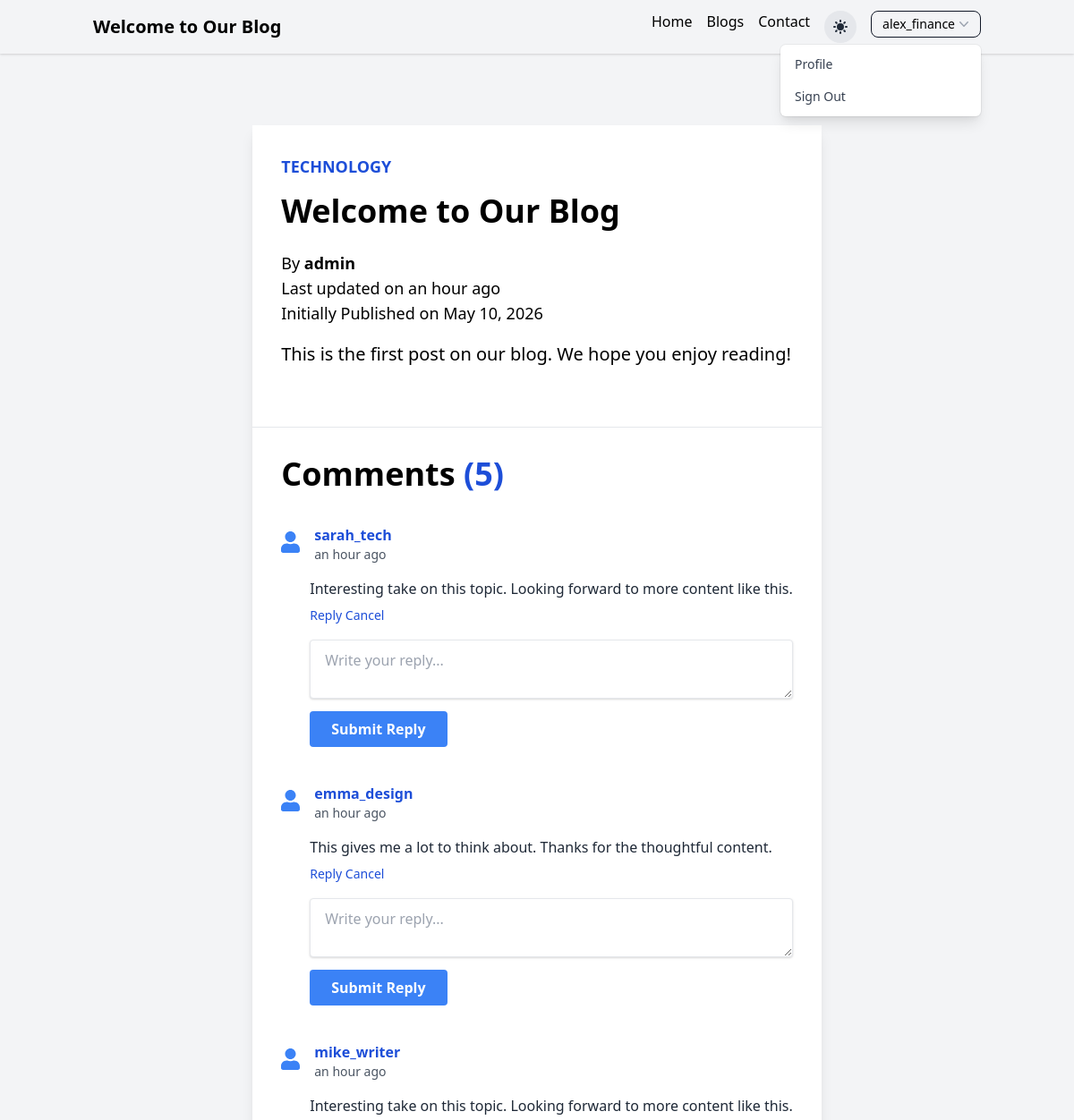
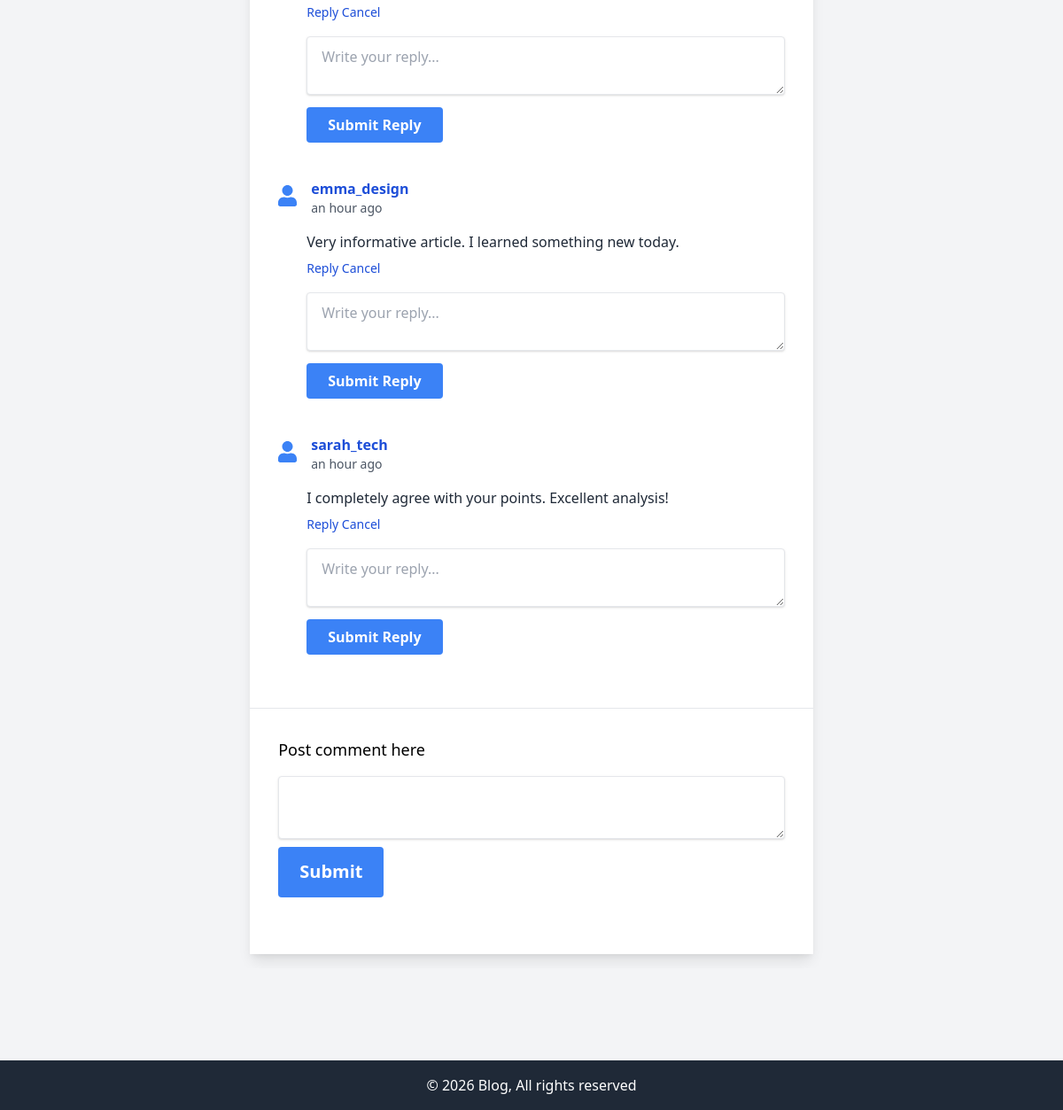
Screenshot of /blog/blogpost/welcome-to-our-blog/ (signed in) with the database file from the repository (2 pictures, top to bottom).
### blog/models.py (models this page shows, shortened)
class Post(models.Model):
    b_no = models.AutoField(primary_key=True)
    title = models.CharField(max_length=200)
    slug = models.SlugField(unique=True, blank=True)
    content = models.TextField()
    author = models.ForeignKey(User, on_delete=models.CASCADE)
    created_at = models.DateTimeField(auto_now_add=True)
    updated_at = models.DateTimeField(auto_now=True)
    category = models.CharField(max_length=50)

class Comment(models.Model):
    c_no = models.AutoField(primary_key=True)
    post = models.ForeignKey(Post, on_delete=models.CASCADE)
    content = models.TextField()
    user = models.ForeignKey(User, on_delete=models.CASCADE)
    parent = models.ForeignKey('self', on_delete=models.CASCADE, null=True)
    created_at = models.DateTimeField(auto_now_add=True)

### blog/views.py (the view)
# urls.py: path('blogpost/<slug:slug>/', views.singleb, name='singleb_slug'),
def singleb(request, slug):
  post = Post.objects.get(slug=slug)
  comments = Comment.objects.filter(post=post, parent = None)
  counts = Comment.objects.filter(post=post).count()
  comment_dict = {}
  for comment in comments:
      comment_dict[comment] = Comment.objects.filter(parent=comment)
  contents = {
      'post': post,
      'comment_dict': comment_dict,
      'user': request.user,
      'counts': counts,
  }
  return render(request, 'blog/singleb.html', contents)

### templates/blog/singleb.html (shortened to what this page needs)
{% extends 'boilerplate.html'%}
{% block header %}{{post.title}}{% endblock %}
{% block main %}
{% load humanize %}
<div class="container mx-auto sm:px-4 py-8 px-0">
    <section class="w-full flex flex-col items-center px-0 overflow-x-hidden">
        <article class="flex flex-col bg-white dark:bg-gray-500 shadow-lg my-4 max-w-full lg:max-w-2xl xl:max-w-3xl mx-auto">
            <div class="flex flex-col justify-between sm:p-8 p-1 h-full">
                <a href="#" class="text-blue-700 text-lg font-bold uppercase pb-4">{{ post.category }}</a>
                <h1 class="text-4xl font-extrabold hover:text-gray-700 pb-6">{{ post.title }}</h1>
                <p class="text-lg pb-4">
                    By <a href="#" class="font-semibold hover:text-gray-800">{{ post.author.username }}</a> <br>
                    Last updated on {{ post.updated_at| naturaltime }} <br>
                    Initially Published on {{ post.created_at|date:"M d, Y" }}
                </p>
                <div class="text-xl text-justify leading-relaxed pb-8">
                    {{ post.content|safe }}
                </div>
            </div>
            <hr>
            <div class="flex flex-col justify-between sm:p-8 p-1 h-full">
                <h1 class="text-4xl font-extrabold hover:text-gray-700 pb-6">Comments
                    {% if counts > 0 %}
                        <span class='font-semibold text-blue-700'>({{ counts }})</span>
                    {% endif %}
                </h1>
                {% for comment, replies in comment_dict.items %}
                <div class="flex flex-col space-y-2 my-3">
                    <div class="flex items-center">
                        <div class="flex-shrink-0">
                            <i class="fas fa-user text-blue-500 text-2xl"></i>
                        </div>
                        <div class="ml-4">
                            <p class="font-bold text-blue-700">{{ comment.user.username }}</p>
                            <p class="text-sm text-gray-600">{{ comment.created_at|naturaltime }}</p>
                        </div>
                    </div>
                    <div class="ml-8">
                        <p class="mt-2 text-gray-800">{{ comment.content }}</p>
                        <button @click="open = !open" class="mt-2 text-sm text-blue-700 hover:underline">
                            <span x-show="!open">Reply</span>
                            <span x-show="open">Cancel</span>
                        </button>
                        <div x-show="open" class="mt-4 space-y-4">
                            {% if user.is_authenticated %}
                            <form action="{% url 'blog:comment' %}" method="post">
                                <textarea id="content" name="content" class="shadow appearance-none border rounded w-full py-3 px-4 text-gray-700 leading-tight focus:outline-none focus:shadow-outline" placeholder="Write your reply..." required></textarea>
                                <button type="submit" class="bg-blue-500 hover:bg-blue-700 text-white font-bold py-2 px-6 rounded focus:outline-none focus:shadow-outline mt-2">
                                    Submit Reply
                                </button>
                            </form>
                            {% else %}
                                <div>
                                    <p class="text-sm text-center pb-4">
                                        Please <a href="{% url 'home:login' %}" class="font-semibold hover:text-gray-800">login</a> to reply comments
                                    </p>
                                </div>
                            {% endif %}
                        </div>
                    </div>
                </div>
                {% endfor %}
            </div>
            <hr>
            <div class="flex flex-col justify-between sm:p-8 p-1 h-full">
                {% if user.is_authenticated %}
                    <p class="text-lg pb-4">
                        Post comment here
                    </p>
                    <div class="text-xl text-justify leading-relaxed pb-8">
                        <form action = "{% url 'blog:comment' %}" method='post'>
                            <textarea id="content" name="content" class="dark:bg-gray-600 shadow appearance-none border rounded w-full py-3 px-4 text-gray-700 text-lg leading-tight focus:outline-none focus:shadow-outline" required></textarea>
                                <button type="submit" class="bg-blue-500 hover:bg-blue-700 text-white font-bold py-3 px-6 rounded focus:outline-none focus:shadow-outline">Submit</button>
                        </form>
                    </div>
                {% else %}
                    <div>
                        <h4 class="text-lg text-center pb-4">
                            Please <a href="{% url 'home:login' %}" class="font-semibold hover:text-gray-800">login</a> to comment
                        </h4>
                    </div>
                {% endif %}
            </div>
        </article>
    </section>
</div>
{% endblock %}

### templates/boilerplate.html (shortened to what this page needs)
<!DOCTYPE html>
<html lang="en" x-data="{ open: false }" x-init="() => { open = false; }">
<head>
    <link href="https://cdn.jsdelivr.net/npm/tailwindcss@2.2.19/dist/tailwind.min.css" rel="stylesheet">
</head>
<body class="bg-gray-100 dark:bg-gray-800 dark:text-white flex flex-col min-h-screen" style='cursor: default;'>
    <nav class="dark:bg-gray-900 dark:text-white shadow">
        <div class="container mx-auto px-4 py-3">
            <div class="flex justify-between items-center">
                <a href="{% block header_url %}{% endblock %}" class="text-xl font-bold dark:text-light">
                    {% block header %}{% endblock %}
                </a>
                <ul class="hidden lg:flex space-x-4">
                    <li>
                        <a href="{% url 'home:index' %}" class="hover:text-gray-600 dark:hover:text-gray-200 {% block homeactive %}{% endblock %}">Home</a>
                    </li>
                    <li>
                        <a href="{% url 'blog:blogindex' %}" class="hover:text-gray-600 dark:hover:text-gray-200 {% block blogactive %}{% endblock %}">Blogs</a>
                    </li>
                    <li>
                        <a href="{% url 'home:contact' %}" class="hover:text-gray-600 dark:hover:text-gray-200 {% block contactactive %}{% endblock %}">Contact</a>
                    </li>
                    <li>
                        <button id="theme-toggle" class="p-2 rounded-full bg-gray-200 dark:bg-gray-700 hover:bg-gray-300 dark:hover:bg-gray-600 transition-colors">
                        </button>
                    </li>
                    <li>
                        {% if user.is_authenticated %}
                        <div x-data="{ open: false }" class="relative inline-block text-left">
                            <div>
                                <button @click="open = !open" type="button" class="inline-flex dark:text-white bg-grey-200 hover:bg-gray-300 border border-gray-900 rounded-lg text-sm px-3 font-medium py-1 inline-block">
                                    {{ user.username }}
                                    <svg class="-mr-1 h-5 w-5 text-gray-400" viewBox="0 0 20 20" fill="currentColor" aria-hidden="true">
                                        <path fill-rule="evenodd" d="M5.23 7.21a.75.75 0 011.06.02L10 11.168l3.71-3.938a.75.75 0 111.08 1.04l-4.25 4.5a.75.75 0 01-1.08 0l-4.25-4.5a.75.75 0 01.02-1.06z" clip-rule="evenodd" />
                                    </svg>
                                </button>
                            </div>
                            <div x-show="open" @click.outside="open = false" class="absolute right-0 z-10 mt-2 w-56 origin-top-right rounded-md bg-white shadow-lg ring-1 ring-black ring-opacity-5 focus:outline-none" role="menu" aria-orientation="vertical" aria-labelledby="menu-button" tabindex="-1"
                                x-transition:enter="transition ease-out duration-100 transform"
                                x-transition:enter-start="opacity-0 scale-95"
                                x-transition:enter-end="opacity-100 scale-100"
                                x-transition:leave="transition ease-in duration-75 transform"
                                x-transition:leave-start="opacity-100 scale-100"
                                x-transition:leave-end="opacity-0 scale-95">
                                <div class="py-1" role="none">
                                    <a href="{% url 'home:profile' %}" class="block px-4 py-2 text-sm text-gray-700 hover:bg-gray-100 dark:text-gray-200 dark:hover:bg-gray-600" role="menuitem" tabindex="-1">Profile</a>
                                    <a href="{% url 'home:logout' %}" class="block px-4 py-2 text-sm text-gray-700 hover:bg-gray-100 dark:text-gray-200 dark:hover:bg-gray-600" role="menuitem" tabindex="-1">Sign Out</a>
                                </div>
                            </div>
                        </div>
                        {% else %}
                        <a href="{% url 'home:login' %}" class="text-white bg-blue-700 hover:bg-blue-800 rounded-lg text-sm px-3 font-medium py-1 inline-block">Sign In</a>
                        <a href="{% url 'home:signup' %}" class="text-white bg-blue-700 hover:bg-blue-800 rounded-lg text-sm px-3 font-medium py-1 inline-block">Sign Up</a>
                        {% endif %}
                    </li>
                </ul>
            </div>
        </div>
    </nav>
    <main class="flex-grow container mx-auto px-4 py-8">
        {% block main %}{% endblock %}
    </main>
    <footer class="bg-gray-800 text-white mt-10 py-4">
        <div class="container mx-auto text-center">
            <p>© {% now "Y" %} Blog, All rights reserved</p>
        </div>
    </footer>
</body>
</html>

### rows the page displays
Post: title "Welcome to Our Blog", category "TECHNOLOGY", author.username "admin", updated_at "an hour ago", created_at "May 10, 2026", content "This is the first post on our blog. We hope you enjoy reading!"
Comment: user.username "sarah_tech", created_at "an hour ago", content "Interesting take on this topic. Looking forward to more content like this."
Comment: user.username "emma_design", created_at "an hour ago", content "This gives me a lot to think about. Thanks for the thoughtful content."
Comment: user.username "mike_writer", created_at "an hour ago", content "Interesting take on this topic. Looking forward to more content like this."
Comment: user.username "emma_design", created_at "an hour ago", content "Very informative article. I learned something new today."
Comment: user.username "sarah_tech", created_at "an hour ago", content "I completely agree with your points. Excellent analysis!"

### other values shown
{{ user.username }} "alex_finance"
{{ counts }} "5"
